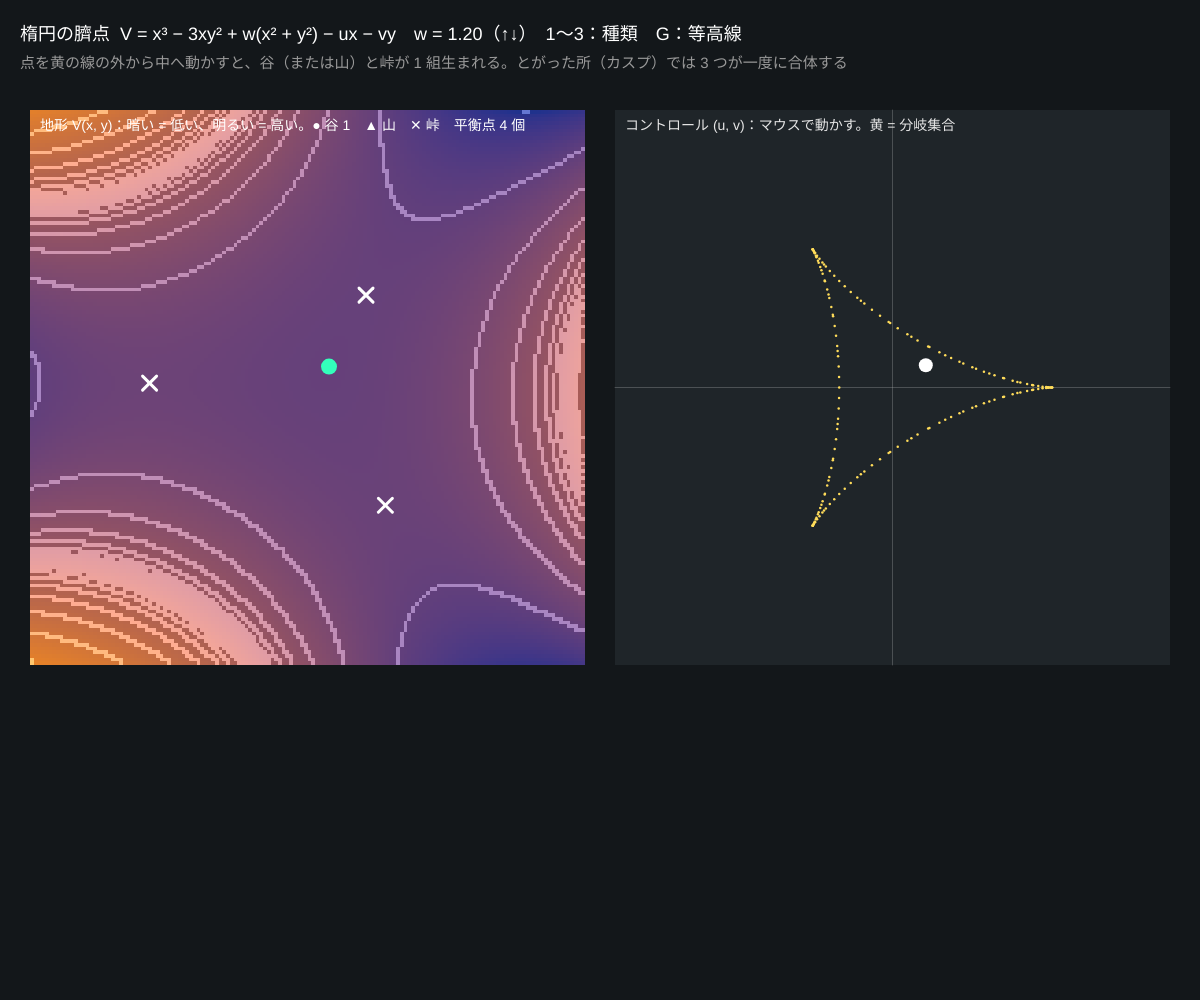
Frame 1 (no input)
Frame 60 (no input): identical to frame 1, image omitted
Frame 120 (the mouse pressed at the canvas centre since frame 60): identical to frame 1, image omitted

The p5.js sketch that drew this single still picture (run headless with seeded random() and noise() and a simulated clock; from frame 60 on, the mouse is pressed at the canvas centre):

// p5.js sketch
// ── sketch.js
// ============================================
// 08 臍点（へそ）のカタストロフィー（双曲・楕円・放物）
// 状態が 2 つ (x, y) ある地形 V(x, y)。左 = 地形の等高線と平衡点（● 谷、▲ 山、✕ 峠）
//   右 = コントロール (u, v) の平面。黄の線（分岐集合）をこえると平衡点が 2 つ生まれる / 消える
//   楕円 = 三角形（デルトイド）、双曲 = 1 本の折り目と 1 つのカスプ、放物 = その中間。光のコースティクス（09）にも同じ形が出る
// マウス（右の平面）= (u, v) / 1〜3 = 種類 / ↑↓ = w（形の大きさ） / G = 等高線の線
// ============================================

let kind = 1;               // 1 楕円, 2 双曲, 3 放物
let w = 1.2;                // ★ 形の大きさ
let tP = -0.5;              // ★ 放物の追加パラメータ
let u = 0.3, v = 0.2;       // コントロール
let R = 1.6;                // 状態 (x, y) の表示範囲
let UR = 2.5;               // コントロール (u, v) の表示範囲
let map2, setG;             // 等高線の絵・分岐集合の絵
let lastKey = '';
let lines_ = true;
let names = ['', '楕円の臍点  V = x³ − 3xy² + w(x² + y²) − ux − vy', '双曲の臍点  V = x³ + y³ + w·xy − ux − vy', '放物の臍点  V = x²y + y⁴ + w·x² + t·y² − ux − vy'];

// ★ 地形（u, v の 1 次の項を除いた部分）と、その勾配・ヘッセ行列（2 階微分）
function V0(x, y) {
  if (kind === 1) return x ** 3 - 3 * x * y * y + w * (x * x + y * y);
  if (kind === 2) return x ** 3 + y ** 3 + w * x * y;
  return x * x * y + y ** 4 + w * x * x + tP * y * y;
}
function grad0(x, y) {
  if (kind === 1) return [3 * x * x - 3 * y * y + 2 * w * x, -6 * x * y + 2 * w * y];
  if (kind === 2) return [3 * x * x + w * y, 3 * y * y + w * x];
  return [2 * x * y + 2 * w * x, x * x + 4 * y ** 3 + 2 * tP * y];
}
function hess0(x, y) {
  if (kind === 1) return [6 * x + 2 * w, -6 * y, -6 * x + 2 * w];   // [xx, xy, yy]
  if (kind === 2) return [6 * x, w, 6 * y];
  return [2 * y + 2 * w, 2 * x, 12 * y * y + 2 * tP];
}

function setup() {
  createCanvas(windowWidth, windowHeight);
  colorMode(HSB, 360, 100, 100, 100);
  map2 = createGraphics(150, 150); map2.pixelDensity(1);
}

// 分岐集合：det H = 0 の曲線を (x, y) → 勾配 = (u, v) へ写す
function buildSet(sz) {
  if (setG) setG.remove();
  setG = createGraphics(sz, sz);
  setG.noStroke(); setG.fill(255, 220, 90);
  let N = 260, d = [];
  for (let i = 0; i <= N; i++) { d.push([]); for (let j = 0; j <= N; j++) { let h = hess0(-R * 1.6 + 3.2 * R * i / N, -R * 1.6 + 3.2 * R * j / N); d[i].push(h[0] * h[2] - h[1] * h[1]); } }
  for (let i = 0; i < N; i++) for (let j = 0; j < N; j++) {
    for (let [di, dj] of [[1, 0], [0, 1]]) {
      let d0 = d[i][j], d1 = d[i + di][j + dj];
      if (d0 * d1 < 0) {
        let s = d0 / (d0 - d1);
        let x = -R * 1.6 + 3.2 * R * (i + di * s) / N, y = -R * 1.6 + 3.2 * R * (j + dj * s) / N;
        let g = grad0(x, y);
        if (abs(g[0]) < UR && abs(g[1]) < UR) setG.circle((g[0] + UR) / (2 * UR) * sz, (UR - g[1]) / (2 * UR) * sz, 2.5);
      }
    }
  }
}

// 平衡点（勾配 = (u, v)）をニュートン法で探す
function criticalPoints() {
  let out = [];
  for (let i = 0; i < 7; i++) for (let j = 0; j < 7; j++) {
    let x = -R + 2 * R * i / 6, y = -R + 2 * R * j / 6;
    for (let k = 0; k < 30; k++) {
      let g = grad0(x, y), h = hess0(x, y);
      let fx = g[0] - u, fy = g[1] - v, det = h[0] * h[2] - h[1] * h[1];
      if (abs(det) < 1e-9) break;
      let dx = (h[2] * fx - h[1] * fy) / det, dy = (-h[1] * fx + h[0] * fy) / det;
      x -= constrain(dx, -0.5, 0.5); y -= constrain(dy, -0.5, 0.5);
    }
    let g = grad0(x, y);
    if (abs(g[0] - u) + abs(g[1] - v) < 1e-6 && abs(x) < R && abs(y) < R && !out.some((p) => abs(p.x - x) + abs(p.y - y) < 1e-3)) {
      let h = hess0(x, y), det = h[0] * h[2] - h[1] * h[1];
      out.push({ x, y, type: det < 0 ? 'saddle' : h[0] > 0 ? 'min' : 'max' });
    }
  }
  return out;
}

function draw() {
  background(200, 25, 10);
  let py = 110, sz = min(height - py - 50, (width - 90) / 2);
  let lx = 30, rx = lx + sz + 30;
  let k = kind + ',' + w;
  if (k !== lastKey) { buildSet(floor(sz)); lastKey = k; }

  // ---- 左：等高線
  map2.loadPixels();
  let vals = [], lo = 1e9, hi = -1e9;
  for (let j = 0; j < 150; j++) for (let i = 0; i < 150; i++) {
    let x = -R + 2 * R * (i + 0.5) / 150, y = R - 2 * R * (j + 0.5) / 150;
    let val = V0(x, y) - u * x - v * y; vals.push(val); lo = min(lo, val); hi = max(hi, val);
  }
  // 高さを圧縮した「段」の番号。となりの画素と段がちがう所 = 等高線
  let lev = vals.map((val) => Math.floor(Math.asinh((val - (lo + hi) / 2) * 3) * 2.5));
  for (let n = 0; n < vals.length; n++) {
    let s = (vals[n] - lo) / (hi - lo + 1e-9);
    let edge = lines_ && ((n % 150 < 149 && lev[n] !== lev[n + 1]) || (n + 150 < vals.length && lev[n] !== lev[n + 150]));
    let line_ = edge ? 70 : 0;
    map2.pixels[4 * n] = 30 + 200 * s ** 0.6 + line_; map2.pixels[4 * n + 1] = 50 + 80 * s + line_; map2.pixels[4 * n + 2] = 140 - 100 * s + line_; map2.pixels[4 * n + 3] = 255;
  }
  map2.updatePixels();
  noSmooth(); image(map2, lx, py, sz, sz); smooth();
  let cps = criticalPoints();
  let mins = 0;
  for (let p of cps) {
    let sx = lx + (p.x + R) / (2 * R) * sz, sy = py + (R - p.y) / (2 * R) * sz;
    if (p.type === 'min') { mins++; noStroke(); fill(160, 80, 100); circle(sx, sy, 16); }
    else if (p.type === 'max') { noStroke(); fill(0, 80, 100); triangle(sx, sy - 10, sx - 9, sy + 7, sx + 9, sy + 7); }
    else { stroke(0, 0, 100); strokeWeight(3); line(sx - 7, sy - 7, sx + 7, sy + 7); line(sx - 7, sy + 7, sx + 7, sy - 7); }
  }
  noStroke(); fill(0, 0, 100); textSize(14);
  text('地形 V(x, y)：暗い = 低い、明るい = 高い。● 谷 ' + mins + '　▲ 山　✕ 峠　平衡点 ' + cps.length + ' 個', lx + 10, py + 20);

  // ---- 右：コントロール平面
  noStroke(); fill(200, 25, 16); rect(rx, py, sz, sz);
  stroke(0, 0, 100, 20); strokeWeight(1); line(rx + sz / 2, py, rx + sz / 2, py + sz); line(rx, py + sz / 2, rx + sz, py + sz / 2);
  image(setG, rx, py);
  noStroke(); fill(0, 0, 100); circle(rx + (u + UR) / (2 * UR) * sz, py + (UR - v) / (2 * UR) * sz, 14);
  fill(0, 0, 90); textSize(14);
  text('コントロール (u, v)：マウスで動かす。黄 = 分岐集合', rx + 10, py + 20);

  noStroke(); fill(0, 0, 100); textSize(18);
  text(names[kind] + '　w = ' + nf(w, 1, 2) + '（↑↓）　1〜3：種類　G：等高線', 20, 40);
  fill(0, 0, 60); textSize(15);
  text('点を黄の線の外から中へ動かすと、谷（または山）と峠が 1 組生まれる。とがった所（カスプ）では 3 つが一度に合体する', 20, 68);
}

function mouseMoved() {
  let py = 110, sz = min(height - py - 50, (width - 90) / 2), rx = 60 + sz;
  if (mouseX > rx && mouseX < rx + sz && mouseY > py && mouseY < py + sz) {
    u = (mouseX - rx) / sz * 2 * UR - UR; v = UR - (mouseY - py) / sz * 2 * UR;
  }
}
function mouseDragged() { mouseMoved(); }
function keyPressed() {
  if (key === '1' || key === '2' || key === '3') kind = Number(key);
  if (key === UP_ARROW) w = min(2.5, w + 0.2);
  if (key === DOWN_ARROW) w = max(-2.5, w - 0.2);
  if (key === 'g' || key === 'G') lines_ = !lines_;
}

// ---------- やってみよう ----------
// 1. 楕円（1）で三角形の外・中に点を置いて、平衡点の数を数えよう（外 = 峠 2 つ、中 = 谷 1 つ + 峠 3 つ）
// 2. w = 0 にすると三角形は 1 点につぶれる。そこが「臍点（へそ）」
// 3. 双曲（2）では、カスプの近くで ● と ✕ と ✕ がどう合体するか、ゆっくり見よう
// 4. 放物（3）で tP を −1 や +0.5 に変えて、楕円と双曲の間の形を探そう
